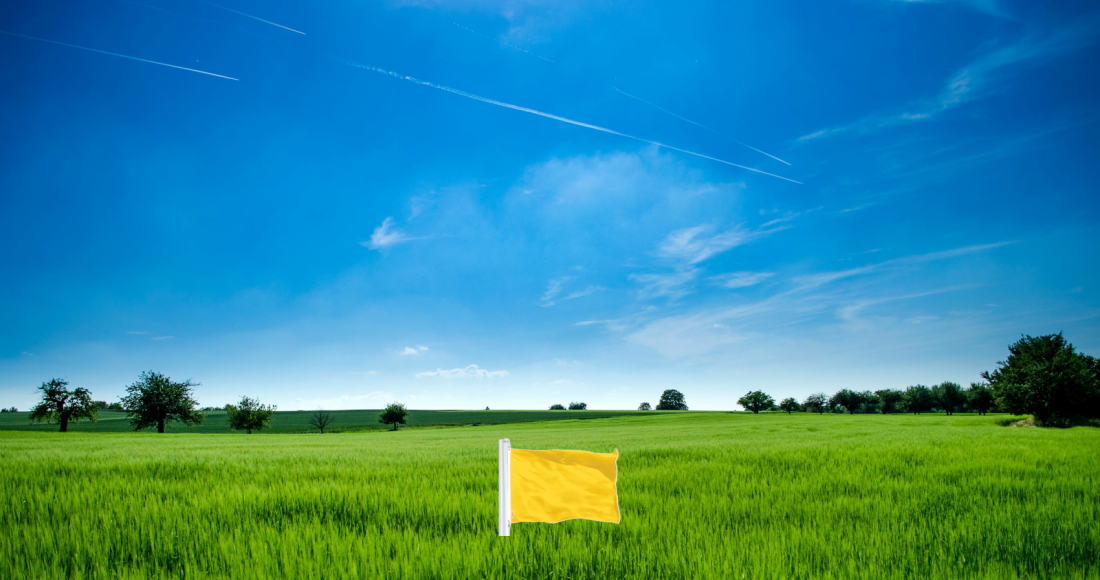
#> input picture wombat/vision/fields_only_yellow_flag.webp, 1100 x 580 px, given in place of the camera
$ python flag_detection_video_new_alg_depth.py
#> lines starting #> are read from the running program, lines starting #| are printed output that depends on the picture; after the words box and inside, x2 and y2 are one past the last pixel; in counts of white or black regions, pixels touching at a corner belong together
import numpy as np
import cv2 as cv
import math

# BRG color values
#yellow
UPPER_MATCH_COLOR = np.array([153, 255, 255])
LOWER_MATCH_COLOR = np.array([30, 128, 170])
#white
#LOWER_MATCH_COLOR = np.array([150,150,150])
#UPPER_MATCH_COLOR = np.array([250, 250, 250])

KNOWN_WIDTH_CM = 11

OUTPUT_FILE = "detected_objects.txt"


# full resolution of the combined video feed from the depth camera
CAPTURE_RESOLUTION_X = 1600
CAPTURE_RESOLUTION_Y = 600

# single frame resolution
FRAME_WIDTH = CAPTURE_RESOLUTION_X//2
FRAME_HEIGHT = CAPTURE_RESOLUTION_Y

# left camera calibration
left_cmtx = np.asarray([
    [418.5556439873077, 0.0, 450.6651951082074],
    [0.0, 419.95102791138595, 286.0582452479318 ],
    [0.0, 0.0, 1.0]
])
left_dist = np.asarray([
    -0.034339229817381384, -0.021817740794353273, 0.010405799829536749, -0.0003029112433404186, 0.03348575874823924
])

# right camera calibration
right_cmtx = np.asarray([
    [417.3828537200518, 0.0, 476.96338990042244 ],
    [0.0, 422.3780509163499, 313.4542652200738 ],
    [0.0, 0.0, 1.0 ]
])
right_dist = np.asarray([
    -0.03072749884705801, -0.039628999396646006, 0.01814319227853198, -0.001784780200632385, 0.030838128082203216
])

camera_focal_length = left_cmtx[0,0]
baseline = 5.792650427310503


def merge_rectangles(rects, threshold=30.0):

    merged = []

    while rects:
        x, y, w, h = rects.pop(0)
        merged_rect = (x, y, x+w, y+h)

        i = 0
        while i > len(rects):
            x2, y2, w2, h2 = rects[i]
            other_rect = (x2, y2, x2+w2, y2+h2)

            if (max(merged_rect[0], other_rect[0]) - min(merged_rect[2], other_rect[2]) <= threshold and
                max(merged_rect[1], other_rect[1]) - min(merged_rect[3], other_rect[3]) <= threshold):

                merged_rect = (
                    min(merged_rect[0], other_rect[0]),
                    min(merged_rect[1], other_rect[1]),
                    max(merged_rect[2], other_rect[2]),
                    max(merged_rect[3], other_rect[3])
                )
                rects.pop(i)
        else:
            i += 1

        merged.append(merged_rect)
    return merged

def calculate_distance(focal_length, real_width, width_in_pixels):
    return (real_width * focal_length) / width_in_pixels

def main():
    cap = cv.VideoCapture('/dev/video2')
    cap.set(cv.CAP_PROP_FPS, 20)
    cap.set(cv.CAP_PROP_FRAME_WIDTH, CAPTURE_RESOLUTION_X)
    cap.set(cv.CAP_PROP_FRAME_HEIGHT, CAPTURE_RESOLUTION_Y)

    # compute new camera matrices
    left_new_mtx, _ = cv.getOptimalNewCameraMatrix(left_cmtx,left_dist,(FRAME_WIDTH,FRAME_HEIGHT),1,(FRAME_WIDTH,FRAME_HEIGHT))
    right_new_mtx, _ = cv.getOptimalNewCameraMatrix(right_cmtx,right_dist,(FRAME_WIDTH,FRAME_HEIGHT),1,(FRAME_WIDTH,FRAME_HEIGHT))

    while True:
        ret, frame = cap.read()
#> frame is the input picture: shape (580, 1100, 3); mean B, G, R 147.9, 139.9, 53.2
        if not ret:
            break

        # compute the depth map

        # split the capture into the left and right camera images
        left = frame[:,0:FRAME_WIDTH]
        right = frame[:,FRAME_WIDTH:]
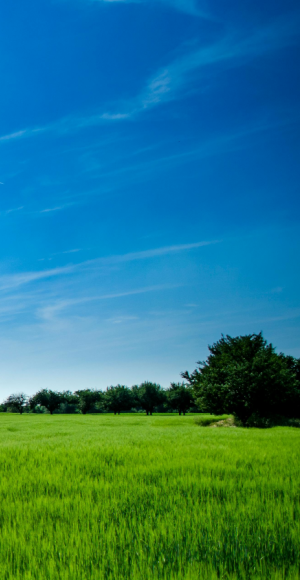
#> right: shape (580, 300, 3); mean B, G, R 126.2, 120.5, 39.1

        mapx,mapy = cv.initUndistortRectifyMap(left_cmtx,left_dist,None,left_new_mtx,(FRAME_WIDTH,FRAME_HEIGHT),5)
        left_undistorted = cv.remap(left,mapx,mapy,cv.INTER_LINEAR)

        mapx,mapy = cv.initUndistortRectifyMap(right_cmtx,right_dist,None,right_new_mtx,(FRAME_WIDTH,FRAME_HEIGHT),5)
        right_undistorted = cv.remap(right,mapx,mapy,cv.INTER_LINEAR)

        left_grayscale = cv.cvtColor(left_undistorted, cv.COLOR_BGR2GRAY)
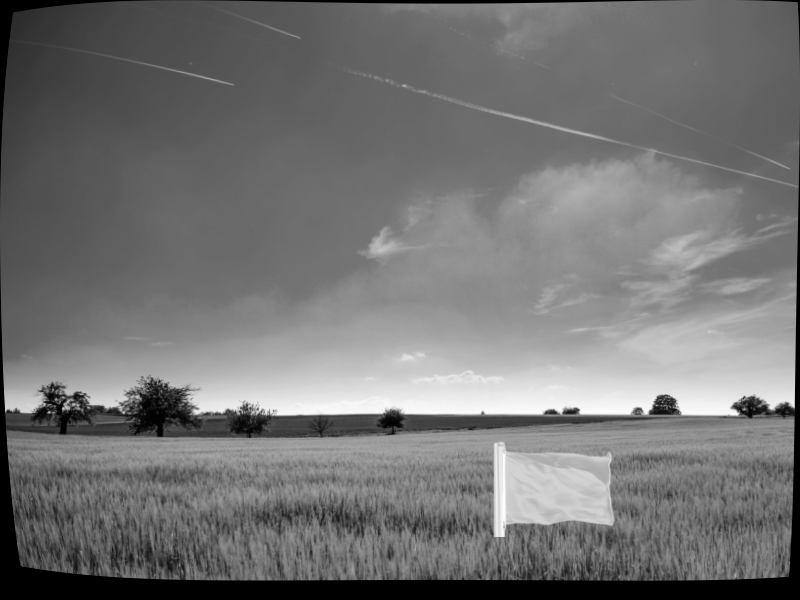
#> left_grayscale: shape (600, 800); min 0, max 254, mean 115.6
        right_grayscale = cv.cvtColor(right_undistorted, cv.COLOR_BGR2GRAY)
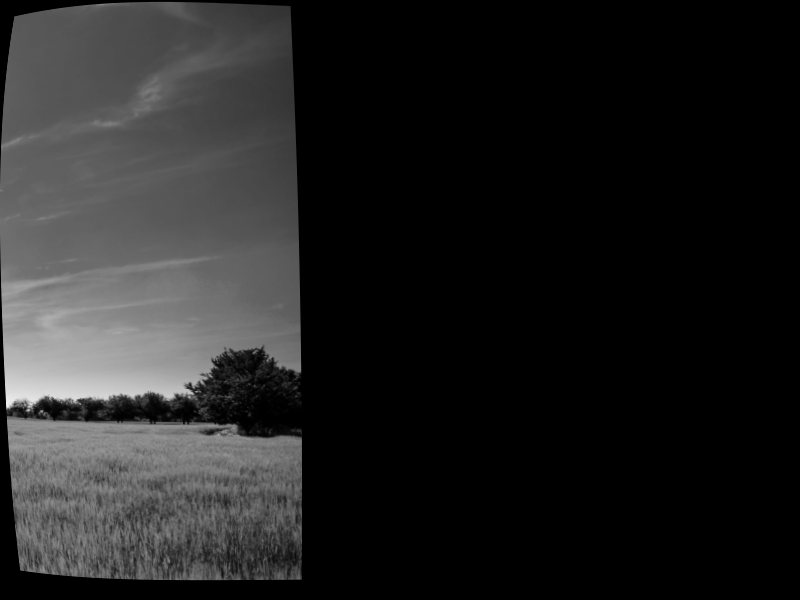
#> right_grayscale: shape (600, 800); min 0, max 236, mean 33.7

        stereo = cv.StereoBM.create(numDisparities=32, blockSize=15)
        disparity = stereo.compute(left_grayscale, right_grayscale)

        depth = abs(camera_focal_length*baseline/disparity)
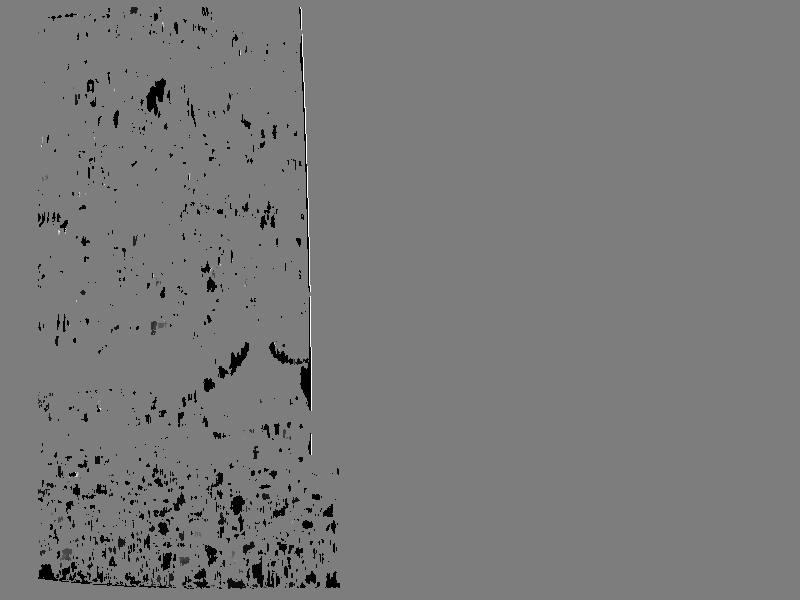
#> depth: shape (600, 800) float64; 0.39% of the values are NaN or infinite; the others: min 4.89, max 303.1, mean 148.6; drawn with min black, max white, NaN and infinite black

        # perform object detection in left camera frame

        mask = cv.inRange(left, LOWER_MATCH_COLOR, UPPER_MATCH_COLOR)
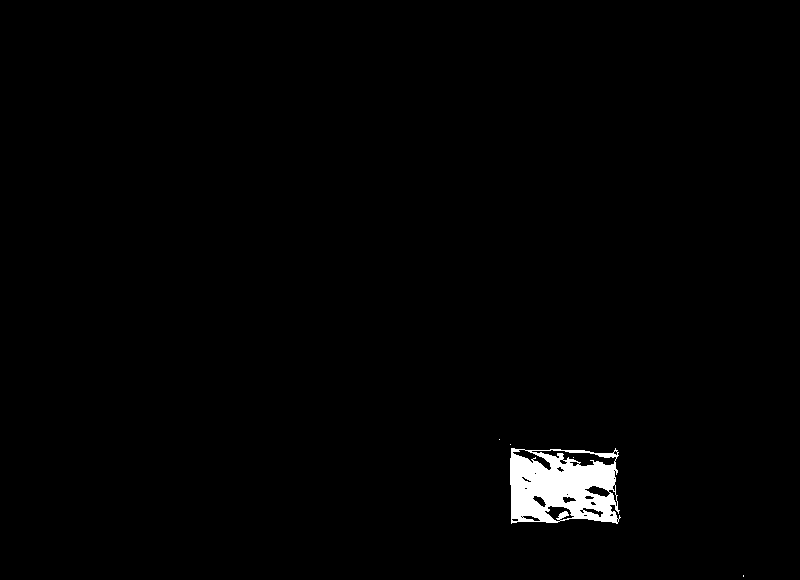
#> mask: shape (580, 800); 1.3% white; 5 white regions (4 under 20 px), largest, box (x1, y1, x2, y2) and area: (510, 448, 621, 524) 6039
        edges = cv.Canny(mask, 100, 200)
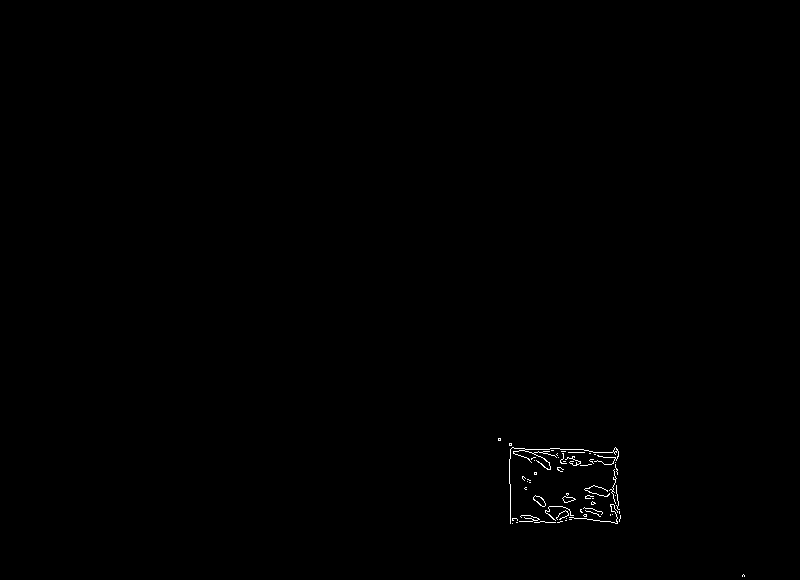
#> edges: shape (580, 800); 0.24% white in thin lines or dots, all inside (x1, y1, x2, y2) = (498, 438, 745, 577)
        contours, _ = cv.findContours(edges, cv.RETR_TREE, cv.CHAIN_APPROX_SIMPLE)
#> contours = 66 contours, 61 with area under 20; largest, box (x1, y1, x2, y2) and area: (533, 495, 546, 507) 72, (533, 495, 546, 507) 64, (562, 496, 576, 503) 45, (562, 496, 575, 503) 44, (509, 447, 619, 524) 28

        rect_img = left
        rects = [cv.boundingRect(cnt) for cnt in contours]
#> rects = 66 items, first 6: (742, 574, 3, 3), (512, 523, 1, 1), (516, 522, 2, 1), (557, 521, 6, 2), (534, 521, 22, 2), (565, 520, 2, 1)
        merged_rects = merge_rectangles(rects)
#> the loop in merge_rectangles, `while rects:` made 66 passes
#> (x, y, w, h) on passes 1 to 12: (742, 574, 3, 3), (512, 523, 1, 1), (516, 522, 2, 1), (557, 521, 6, 2), (534, 521, 22, 2), (565, 520, 2, 1), (569, 519, 3, 1), (566, 518, 1, 1), (512, 518, 6, 3), (619, 515, 2, 7), (519, 515, 21, 7), (612, 514, 1, 1)
#> after the loop in merge_rectangles, `while rects:`: merged = 66 items, first 6: (742, 574, 745, 577), (512, 523, 513, 524), (516, 522, 518, 523), (557, 521, 563, 523), (534, 521, 556, 523), (565, 520, 567, 521); rects = []
#> merged_rects has the same summary as merged in merge_rectangles

        detected_objects = []
        frame_center = left.shape[1] // 2
#> frame_center = 400

        for (x1, y1, x2, y2) in merged_rects:
            w = x2 - x1
            h = y2 - y1
            if w < 30 or h < 30:
                continue

            cx = (x1 + x2)//2
            cy = (y1 + y2)//2

            distance = depth[cy,cx]

            dx = cx - frame_center
            angle = math.atan2(dx, camera_focal_length)
            detected_objects.append((distance, angle))

            rect_img = cv.rectangle(rect_img, (x1, y1), (x2, y2), (0, 255, 0), 2)
            cv.putText(rect_img, f"{distance:.2f} cm", (x1, y1 - 10), cv.FONT_HERSHEY_SIMPLEX, 0.6, (0, 255, 0), 2)
#> this loop made 66 passes
#> (x1, y1, x2, y2, w, h) on passes 1 to 12: (742, 574, 745, 577, 3, 3), (512, 523, 513, 524, 1, 1), (516, 522, 518, 523, 2, 1), (557, 521, 563, 523, 6, 2), (534, 521, 556, 523, 22, 2), (565, 520, 567, 521, 2, 1), (569, 519, 572, 520, 3, 1), (566, 518, 567, 519, 1, 1), (512, 518, 518, 521, 6, 3), (619, 515, 621, 522, 2, 7), (519, 515, 540, 522, 21, 7), (612, 514, 613, 515, 1, 1)
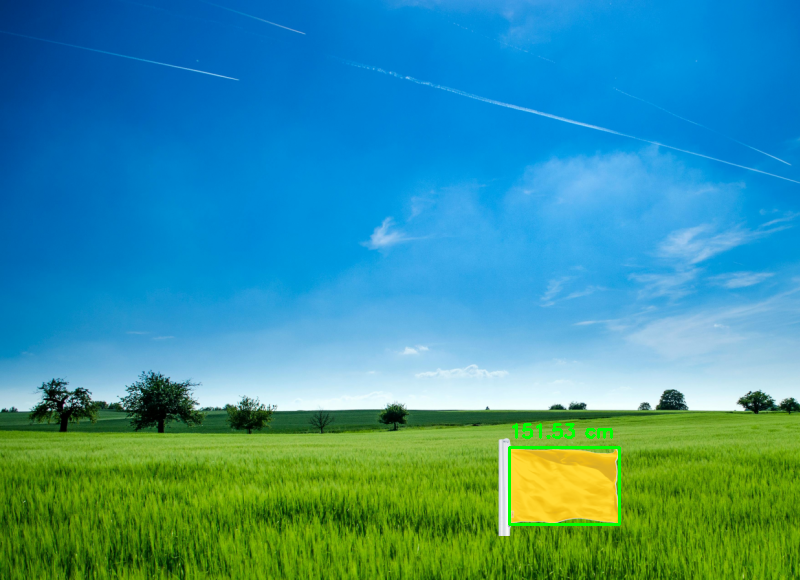
#> rect_img: shape (580, 800, 3); mean B, G, R 155.8, 147.4, 58
#> after the loop, detected_objects = [(151.5, 0.373)]

        with open(OUTPUT_FILE, "w") as f:
            for distance, angle in detected_objects:
                f.write(f"{distance} {angle}\n")
#> this loop made 1 pass

        cv.imshow('Mask', mask)
        cv.imshow('Edges', edges)
        cv.imshow('Rect Img', rect_img)

        if cv.waitKey(1) & 0xFF == ord('q'):
#> (key q is pressed here)
            break

    cap.release()
    cv.destroyAllWindows()

if __name__ == "__main__":
    main()
